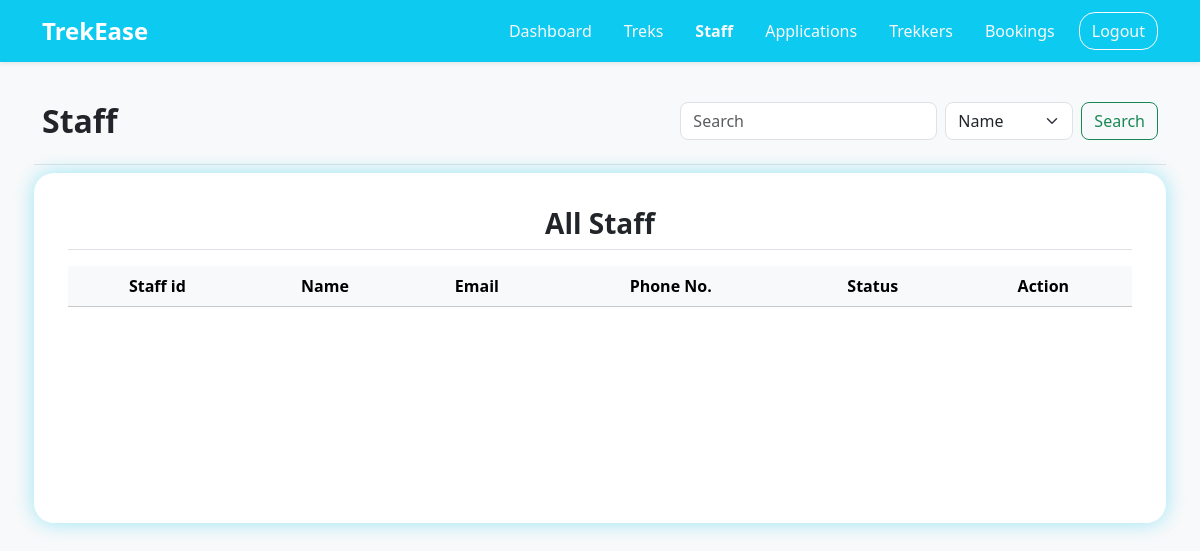
Before: /staff with the older database file.
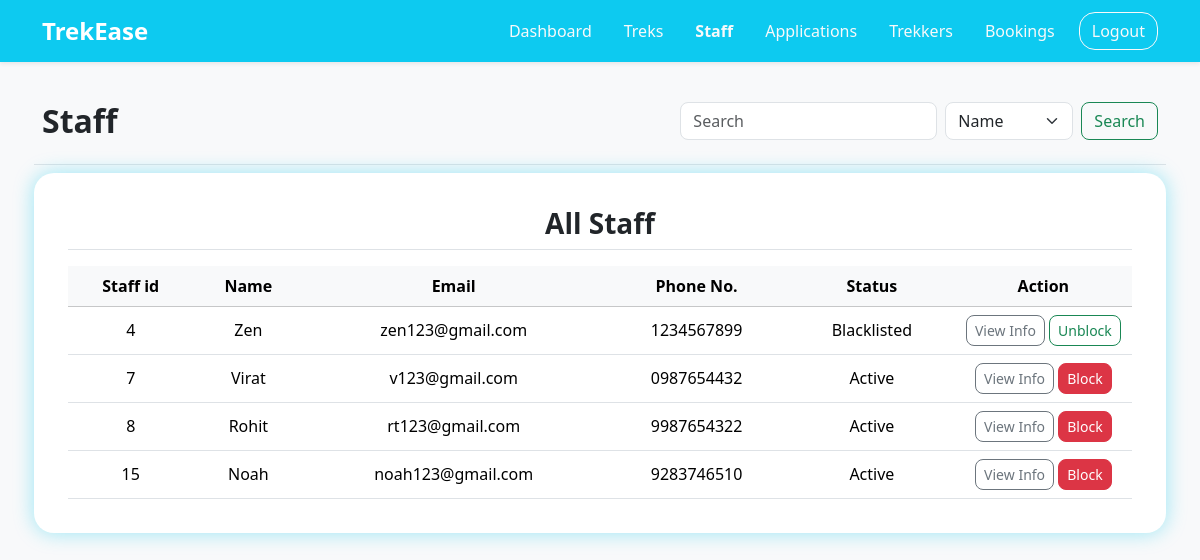
After: the same page with the newer database file.
### application/models.py (models this page shows)
class User(db.Model):
    __tablename__ = "user"
    id = db.Column(db.Integer(), primary_key=True)
    username = db.Column(db.String(30), unique=True, nullable=False)
    name = db.Column(db.String(30), nullable=False)
    email = db.Column(db.String(80), unique=True, nullable=False)
    password = db.Column(db.String, nullable=False)
    phone_no = db.Column(db.String(10), unique=True)
    status = db.Column(db.String, default="Active")
    role = db.Column(db.String, default="user", nullable=True)
    created_at = db.Column(db.Date, default=date.today)
    bookings = db.relationship("Booking", backref="user")
    assigned_trek = db.relationship("Trek", backref="staff")

### application/controllers.py (the view)
@app.route("/staff")
def staff():
    all_staff = User.query.filter(User.role == 'staff', User.status != 'Pending').all()
    return render_template("/admin/staff.html",all_staff=all_staff)

### templates/admin/staff.html (shortened to what the changed rows need)
<!DOCTYPE html>
<html lang="en">
<head>
    <link href="https://cdn.jsdelivr.net/npm/bootstrap@5.3.2/dist/css/bootstrap.min.css" rel="stylesheet">
    <link rel="stylesheet" href="/static/style.css">
</head>
<body class="d-flex flex-column min-vh-100 bg-light">
    <div class="container text-center">
        <div class="text-center mt-4">
            <div class="row my-4 g-3">
                <div class="mb-2 d-flex justify-content-between w-100 border-bottom pb-2">
                    <h2 class="fw-semibold">Staff</h2>
                </div>
                <div class="admin-tables mb-4">
                    <table class="table table-hover align-middle mb-0">
                        <thead class="text-center table-light sticky-top">
                            <tr>
                                <th scope="col">Staff id</th>
                                <th scope="col">Name</th>
                                <th scope="col">Email</th>
                                <th scope="col">Phone No.</th>
                                <th scope="col">Status</th>
                                <th class="col-2" scope="col">Action</th>
                            </tr>
                        </thead>
                        <tbody class="text-center">
                            {% for staff in all_staff %}
                            <tr>
                                <td>{{staff.id}}</td>
                                <td>{{staff.name}}</td>
                                <td>{{staff.email}}</td>
                                <td>{{staff.phone_no}}</td>
                                <td>{{staff.status}}</td>
                                <td>
                                    <a href="/details/1/staff/{{staff.id}}"
                                        class="btn btn-outline-secondary btn-sm rounded-3">View Info</a>
                                    {% if staff.status == "Active" %}
                                    <a href="/admin_update/staff/blacklist/{{staff.id}}"
                                        class=" btn btn-danger rounded-3 btn-sm ">Block</a>
                                    {% else %}
                                    <a href="/admin_update/staff/whitelist/{{staff.id}}"
                                        class="btn btn-outline-success btn-sm rounded-3">Unblock</a>
                                    {% endif %}
                                </td>
                            </tr>
                            {% endfor %}
                        </tbody>
                    </table>
                </div>
            </div>
        </div>
    </div>
</body>
</html>

Changed rows visible on the page:
now on this page (row edited): User: id "4", name "Zen", email "zen123@gmail.com", phone_no "1234567899", status "Blacklisted"
added User: id "7", name "Virat", email "v123@gmail.com", phone_no "0987654432", status "Active"
added User: id "8", name "Rohit", email "rt123@gmail.com", phone_no "9987654322", status "Active"
added User: id "15", name "Noah", email "noah123@gmail.com", phone_no "9283746510", status "Active"
